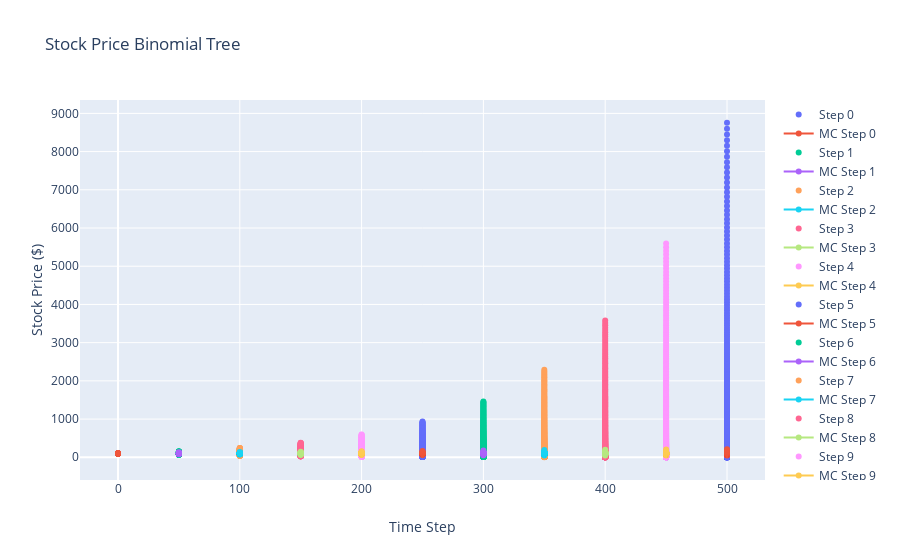

Source (notebook cell):
### Code cell
perc_df.iloc[0:,499]
steps = 500
temp = pd.DataFrame(binomial_tree(100,105,1,r,.20,steps,'c',True))
data = []
for i in range(11):
    trace = go.Scatter(
        x = (steps+1)*[i*50], y = temp.iloc[i*50][temp.iloc[i*50] != 1],name = 'Step {}'.format(i),mode = 'markers'
    )
    data.append(trace)
    trace = go.Scatter(
        x = 101*[i*50], y = perc_df.iloc[0:,np.minimum(i*50,499)], 
        name = 'MC Step {}'.format(i), mode='lines+markers'
    )
    data.append(trace)
layout = go.Layout(
    title = 'Stock Price Binomial Tree', yaxis = dict(title = 'Stock Price ($)'), 
        xaxis = dict(title = 'Time Step'))
fig = go.Figure(data=data, layout=layout)
plotly.offline.iplot(fig)
